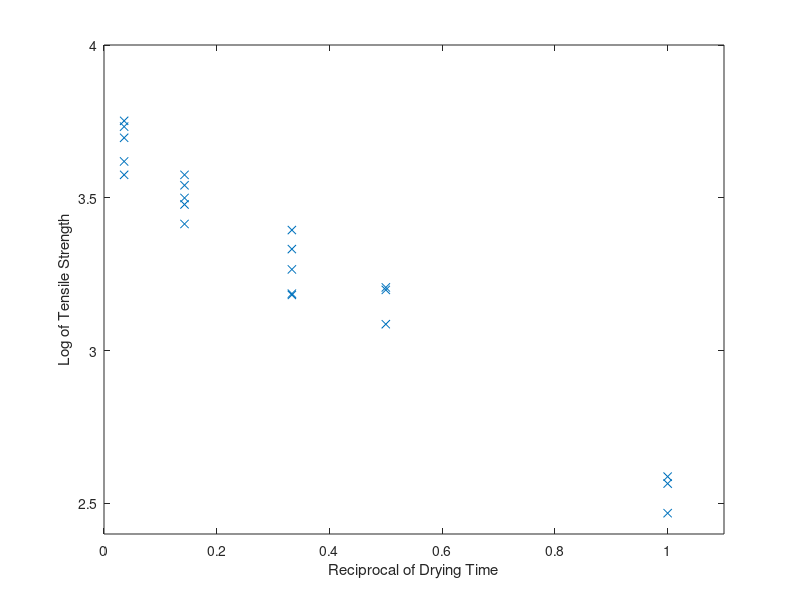

MATLAB code for this plot:
% Example 3.2
% Computational Statistics Handbook with MATLAB, 2nd Edition
% Wendy L. and Angel R. Martinez


% First load the data.
load cement
% Now get the transformations.
xr = 1./x;
logy = log(y);
% Now get a scatterplot of the data to see if
% the relationship is linear.
plot(xr,logy,'x')
axis([0 1.1 2.4 4])
xlabel('Reciprocal of Drying Time')
ylabel('Log of Tensile Strength')

% Now get the covariance and 
% the correlation coefficient.
cmat = cov(xr,logy);
cormat=corrcoef(xr,logy);
